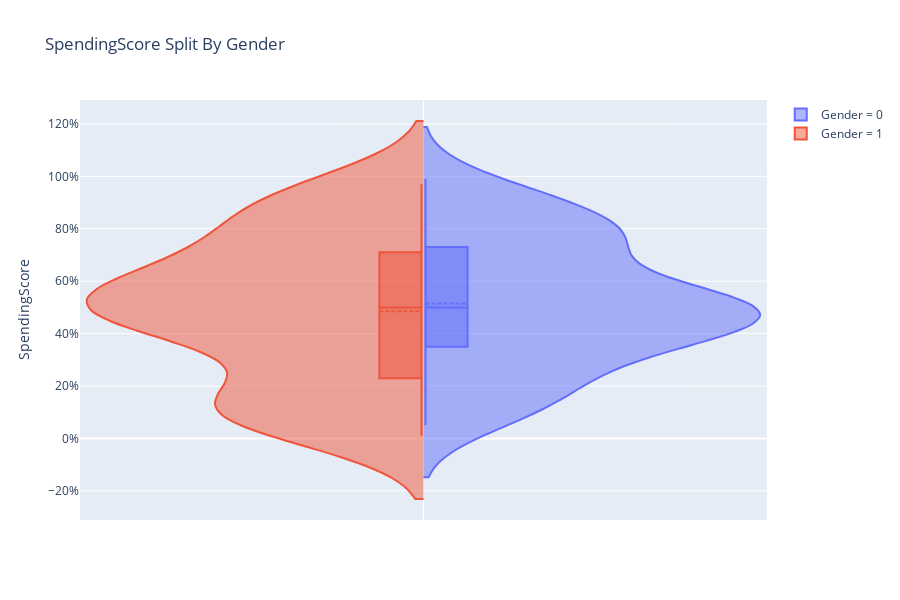

Write notebook code for a chart like this one.
### Code cell
#Female population have a marginally higher spending score than Male
Plot(Data, "SpendingScore", "Gender")

### Figure 1 — Plotly figure (JSON) as saved in the notebook; plotly's stock layout.template omitted (floating-point values rounded to 4 significant figures; data arrays with more than 128 entries replaced by an {"elided": "..."} marker saying what was removed)
{"data": [{"box": {"visible": true}, "meanline": {"visible": true}, "name": "Gender = 0", "showlegend": true, "side": "positive", "type": "violin", "x": {"elided": "200 int values"}, "y": [6, 77, 40, 76, 6, 94, 72, 99, 15, 77, 35, 98, 5, 14, 32, 31, 87, 73, 14, 81, 17, 73, 26, 75, 35, 61, 28, 65, 55, 47, 42, 42, 52, 54, 45, 50, 51, 52, 59, 50, 48, 47, 42, 49, 56, 53, 52, 42, 44, 57, 58, 55, 60, 46, 55, 40, 42, 47, 50, 41, 48, 42, 50, 54, 42, 48, 50, 43, 59, 43, 57, 40, 58, 29, 77, 34, 71, 88, 7, 72, 5, 40, 87, 74, 22, 20, 76, 16, 89, 78, 73, 35, 83, 93, 75, 95, 27, 13, 86, 32, 86, 88, 39, 24, 17, 85, 23, 69, 91, 16, 79, 28]}, {"box": {"visible": true}, "meanline": {"visible": true}, "name": "Gender = 1", "showlegend": true, "side": "negative", "type": "violin", "x": {"elided": "200 int values"}, "y": [39, 81, 3, 14, 13, 79, 66, 29, 35, 73, 73, 82, 61, 4, 4, 92, 92, 36, 60, 60, 41, 46, 46, 56, 55, 51, 59, 59, 55, 47, 54, 48, 51, 55, 41, 46, 41, 49, 52, 42, 49, 59, 55, 56, 46, 43, 48, 52, 46, 56, 91, 35, 95, 11, 75, 9, 75, 5, 73, 10, 93, 12, 97, 36, 90, 17, 88, 1, 1, 5, 26, 20, 63, 13, 75, 10, 92, 15, 69, 14, 90, 15, 97, 68, 8, 74, 18, 83]}], "layout": {"height": 600, "title": {"text": "SpendingScore Split By Gender"}, "width": 900, "xaxis": {"showgrid": true, "showticklabels": false, "zeroline": true}, "yaxis": {"showgrid": true, "tickprefix": "", "ticksuffix": "%", "title": {"text": "SpendingScore"}, "zeroline": true}}}
